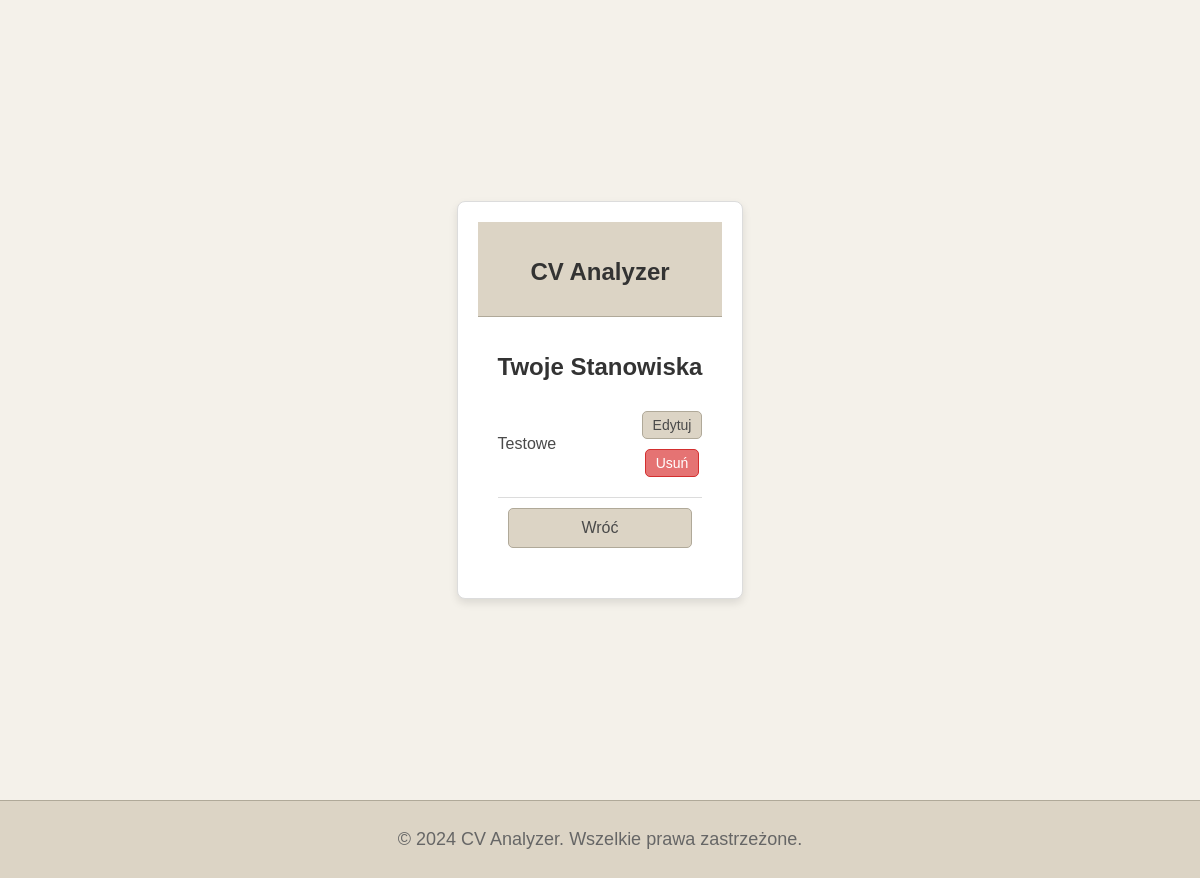
The app's page /view_positions (signed in), older data.
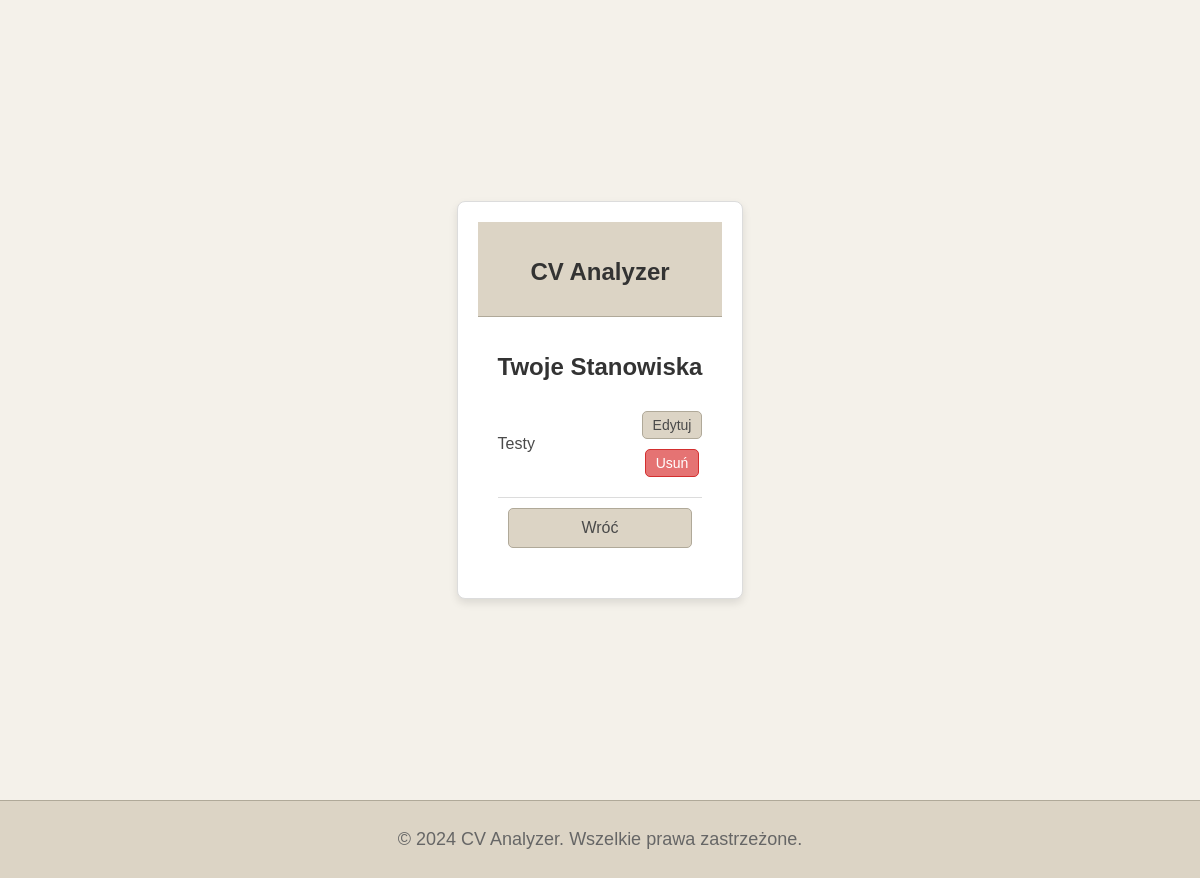
The same page, newer data.
### models.py (models this page shows)
class Position(db.Model):
    id = db.Column(db.Integer, primary_key=True)
    title = db.Column(db.String(100), nullable=False)
    is_default = db.Column(db.Boolean, default=False)
    user_id = db.Column(db.Integer, db.ForeignKey('user.id'))
    user = db.relationship("User", back_populates="positions")
    keywords = db.relationship("Keyword", back_populates="position", cascade="all, delete-orphan")

### app.py (the view)
    @app.route("/view_positions")
    def view_positions():
        if "user_id" not in session:
            flash("Musisz się zalogować!")
            return redirect(url_for("login"))
        user_id = session["user_id"]
        positions = Position.query.filter_by(user_id=user_id).all()
        return render_template("view_positions.html", positions=positions)

### templates/view_positions.html (shortened to what this page needs)
<!DOCTYPE html>
<html lang="pl">
<head>
    <link rel="stylesheet" href="../static/stylesPosition.css">
</head>
<body>
    <div class="center-container">
        <div class="content-box">
            {% extends "base.html" %}
            {% block content %}
            <h1>Twoje Stanowiska</h1>
            <ul class="positions-list">
                {% for position in positions %}
                <li>
                    <span class="position-title">{{ position.title }}</span>
                    <div class="action-buttons">
                        <a href="{{ url_for('edit_position', position_id=position.id) }}"
                            class="action-button edit-button">Edytuj</a>
                        <form action="{{ url_for('delete_position', position_id=position.id) }}" method="post"
                            class="delete-form">
                            <button type="submit" class="action-button delete-button">Usuń</button>
                        </form>
                    </div>
                </li>
                {% endfor %}
            </ul>
            <a href="/" class="action-button">Wróć</a>
        </div>
    </div>
    {% endblock %}

### templates/base.html (shortened to what this page needs)
<!DOCTYPE html>
<html lang="pl">
<head>
    <link rel="stylesheet" href="../static/stylesLogin.css">
</head>
<body>
    <header class="main-header">
        <h1>CV Analyzer</h1>
    </header>
    <main class="main-content">
        {% block content %}
        {% endblock %}
    <footer class="main-footer">
        <p>&copy; 2024 CV Analyzer. Wszelkie prawa zastrzeżone.</p>
    </footer>
</body>
</html>

### static/stylesPosition.css (style rules this page uses)
body { font-family: Arial, sans-serif; background-color: #f4f1ea; color: #4a4a4a; margin: 0; padding: 0; }
.center-container { display: flex; justify-content: center; align-items: center; min-height: 100vh; }
.content-box { background-color: #fff; border: 1px solid #dcdcdc; border-radius: 8px; box-shadow: 0 4px 8px rgba(0, 0, 0, 0.1); padding: 20px; max-width: 400px; text-align: center; }
h1, h2 { font-size: 24px; color: #333; margin-bottom: 20px; }
button, .action-button { width: calc(100% - 20px); padding: 10px; background-color: #dcd4c5; color: #4a4a4a; border: 1px solid #b0a999; border-radius: 5px; cursor: pointer; transition: background-color 0.3s, color 0.3s; display: block; text-align: center; margin: 10px auto; text-decoration: none; font-size: 16px; font-family: inherit; box-sizing: border-box; }
button { appearance: none; border: none; text-align: center; justify-content: center; }
.positions-list { list-style-type: none; padding: 0; margin: 0; }
.positions-list li { display: flex; justify-content: space-between; align-items: center; padding: 10px 0; border-bottom: 1px solid #dcdcdc; }
.position-title { font-size: 16px; color: #4a4a4a; }
.edit-button, .delete-button { width: auto; padding: 5px 10px; font-size: 14px; }
.delete-button { background-color: #e57373; color: #fff; border: 1px solid #d32f2f; }

### static/stylesLogin.css (style rules this page uses)
body { font-family: Arial, sans-serif; background-color: #f4f1ea; color: #4a4a4a; margin: 0; padding: 0; }
.center-container { display: flex; justify-content: center; align-items: center; height: 100vh; }
.content-box { background-color: #fff; border: 1px solid #dcdcdc; border-radius: 8px; box-shadow: 0 4px 8px rgba(0, 0, 0, 0.1); padding: 20px; max-width: 1800px; text-align: center; }
h1 { font-size: 24px; color: #333; margin-bottom: 10px; }
p { font-size: 18px; color: #666; }
button { width: calc(100% - 20px); padding: 10px; background-color: #dcd4c5; color: #4a4a4a; border: 1px solid #b0a999; border-radius: 5px; cursor: pointer; transition: background-color 0.3s, color 0.3s; }
a { color: #4a90e2; text-decoration: none; transition: color 0.3s; }
.main-header { background-color: #dcd4c5; color: #333; padding: 20px; text-align: center; border-bottom: 1px solid #b0a999; }
.main-content { padding: 20px; text-align: center; }
.main-footer { background-color: #dcd4c5; color: #333; padding: 10px; text-align: center; border-top: 1px solid #b0a999; }

Row changes from the older to the newer data that the page shows:
removed Position: title "Testowe"
now on this page (row edited): Position: title "Testy"
